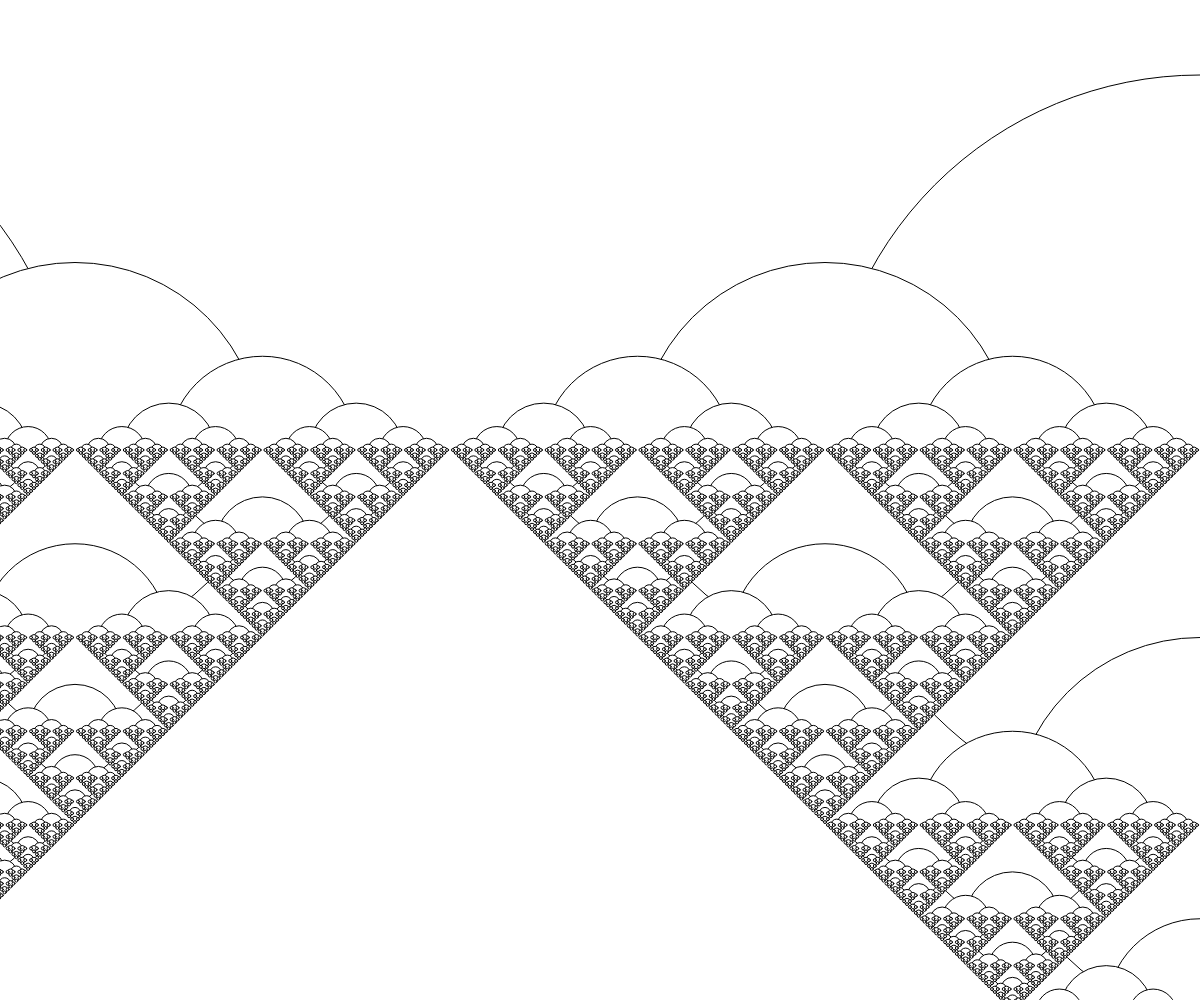
Frame 1 (no input)
Frame 60 (no input): identical to frame 1, image omitted
Frame 120 (the mouse pressed at the canvas centre since frame 60): identical to frame 1, image omitted

The p5.js sketch that drew this single still picture (run headless with seeded random() and noise() and a simulated clock; from frame 60 on, the mouse is pressed at the canvas centre):

// p5.js sketch
// ── sketch.js
// Project Title
// Your Name
// Date
//
// Extra for Experts:
// - describe what you did to take this project "above and beyond"


function setup() {
  createCanvas(windowWidth, windowHeight);
 
}

function circleInCircle(x,y,d){
  if(d>10){
    circle(x,y,d);
    let den = map(mouseX,0,width,1.01,1.5);
    circleInCircle(x,y,d/den);
  }
}

function cantor(x,y,len,depth){
  if(depth>0){
    strokeWeight(8);
    line(x,y,x+len,y);
    let newY = y+20;
    cantor(x,newY,len/3,depth-1);
    cantor(x+len*2/3,newY,len/3,depth-1);
  }
}

function circleInFractal(x,y,d){
  if(d>2){
    circle(x,y,d);
    circleInFractal(x-d/2,y,d/2);
    circleInFractal(x+d/2,y,d/2);
    circleInFractal(x,y+d/2,d/2);
  }
}

function draw() {
  background(220);
  //circleInCircle(width/2, height/2,width);
  //cantor(0,200,4000,0);
  circleInFractal(900/2,900/2,3000);
}
